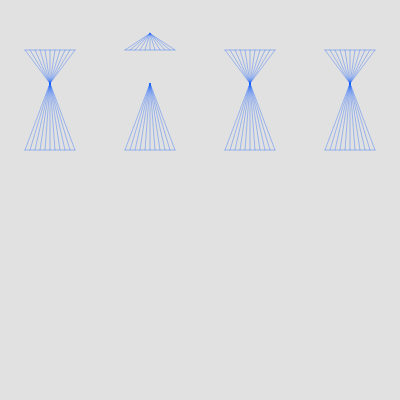
Frame 1 (no input)
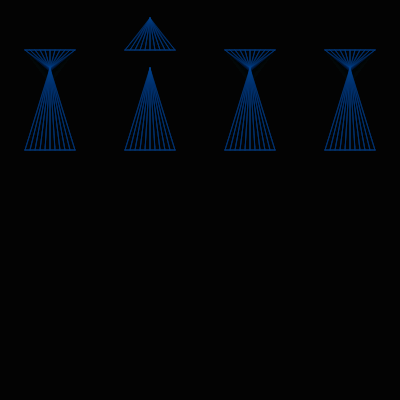
Frame 60 (no input)
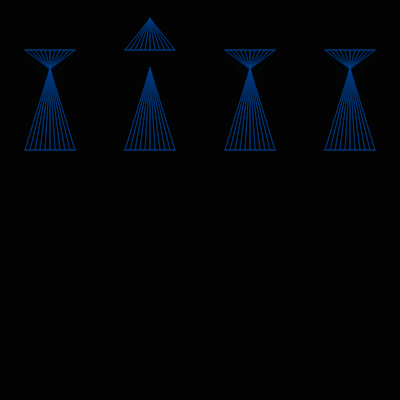
Frame 120 (the mouse pressed at the canvas centre since frame 60)

The p5.js sketch that drew these frames (run headless with seeded random() and noise() and a simulated clock; from frame 60 on, the mouse is pressed at the canvas centre):

// p5.js sketch
// ── sketch.js
function setup() {
  createCanvas(400, 400);
}

function draw() {
  background(0, 30);
  stroke(120, 120, 120, 80);
  noFill();
  // var noiseY = noise(.01 * frameCount) * 400;
  // var x1coord = map(noiseX, 0, 400, 50, 150);
  // var y1coord = map(noiseY, 0, 400, 0, 200);
  // stroke(noiseX, noiseY);
  var noiseY = noise(.01 * frameCount) * 400;
  var y1coord = map(noiseY,0,400,50,100);
  var y2coord = map(noiseY, 0,400,0,50);

  stroke(0,y1coord,noiseY,y1coord);
	line (25,50,75,50);
  for (let i = 25; i<=75; i+=5) {
    line(i,50,50,y1coord);
  }
  // var noiseY2 = noise(.02 * frameCount) * 400;
  // var y2coord = map(noiseY2,0,400,100,150);
  line(125,50,175,50);
  for(let j = 125; j<=175; j+=5) {
    line(j,50,150,y2coord);
  }
  line(225,50,275,50);
  for(let k = 225; k<=275; k+=5) {
    line(k,50,250,y1coord);
  }

  line(325,50,375,50);
  for (let h = 325;h<=375; h+=5) {
    line(h, 50,350,y1coord);
  }

  line(25,150,75,150);
  for (let i = 25; i<=75; i+=5) {
    line(i,150,50,y1coord);
  }
  line(125,150,175,150);
  for(let j = 125; j<=175; j+=5) {
    line(j,150,150,y1coord);
  }
  line(225,150,275,150);
  for(let k = 225; k<=275; k+=5) {
    line(k,150,250,y1coord);
  }
  line(325,150,375,150);
  for (let h = 325;h<=375; h+=5) {
    line(h, 150,350,y1coord);
  }

  // var y2coord = map(noiseY, 0,400,250,350);
  //
  // line(25,250,75,250);
  // for (let i = 25; i<=75; i+=5) {
  //   line(i,250,50,y2coord);
  // }
  // line(125,250,175,250);
  // for(let j = 125; j<=175; j+=5) {
  //   line(j,250,150,y2coord);
  // }
  // line(225,250,275,250);
  // for(let k = 225; k<=275; k+=5) {
  //   line(k,250,250,y2coord);
  // }
  // line(325,250,375,250);
  // for (let h = 325;h<=375; h+=5) {
  //   line(h, 250,350,y2coord);
  // }
  // line(25,350,75,350);
  // for (let i = 25; i<=75; i+=5) {
  //   line(i,350,50,y2coord);
  // }
  // line(125,350,175,350);
  // for(let j = 125; j<=175; j+=5) {
  //   line(j,350,150,y2coord);
  // }
  // line(225,350,275,350);
  // for(let k = 225; k<=275; k+=5) {
  //   line(k,350,250,y2coord);
  // }
  // line(325,350,375,350);
  // for (let h = 325;h<=375; h+=5) {
  //   line(h, 350,350,y2coord);
  // }
  //
  // var y3coord = map(noiseY, 0,400,150,250);
  // line(25,150,75,150);
  // for (let i = 25; i<=75; i+=5) {
  //   line(i,150,50,y3coord);
  // }
  // line(125,150,175,150);
  // for(let j = 125; j<=175; j+=5) {
  //   line(j,150,150,y3coord);
  // }
  // line(225,150,275,150);
  // for(let k = 225; k<=275; k+=5) {
  //   line(k,150,250,y3coord);
  // }
  // line(325,150,375,150);
  // for (let h = 325;h<=375; h+=5) {
  //   line(h, 150,350,y3coord);
  // }
  // line(25,250,75,250);
  // for (let i = 25; i<=75; i+=5) {
  //   line(i,250,50,y3coord);
  // }
  // line(125,250,175,250);
  // for(let j = 125; j<=175; j+=5) {
  //   line(j,250,150,y3coord);
  // }
  // line(225,250,275,250);
  // for(let k = 225; k<=275; k+=5) {
  //   line(k,250,250,y3coord);
  // }
  // line(325,250,375,250);
  // for (let h = 325;h<=375; h+=5) {
  //   line(h, 250,350,y3coord);
  // }

}
//   line(50, 100, 150, 100);

//   for (let x = 50; x <= 150; x += 5) {
//     line(x, 100, x1coord, y1coord);
//   }

//   var noiseX2 = noise(.02 * frameCount) * 400;
//   var noiseY2 = noise(.02 * frameCount) * 400;
//   var x2coord = map(noiseX2, 0, 400, 250, 350);
//   var y2coord = map(noiseY2, 0, 400, 0, 200);
//   // stroke(noiseX2, noiseY2);
//   stroke(0, noiseX2, 0, noiseY2);
//   line(350, 100, 250, 100);

//   for (let x = 250; x <= 350; x += 5) {
//     line(x, 100, x2coord, y2coord);
//   }

//   var noiseX3 = noise(.03 * frameCount) * 400;
//   var noiseY3 = noise(.03 * frameCount) * 400;
//   var x3coord = map(noiseX3, 0, 400, 250, 350);
//   var y3coord = map(noiseY3, 0, 400, 200, 400);
//   // stroke(noiseX3, noiseY3);
//   stroke(0, noiseX3, 0, noiseY3);
//   line(350, 300, 250, 300);

//   for (let x = 250; x <= 350; x += 5) {
//     line(x, 300, x3coord, y3coord);
//   }

//   var noiseX4 = noise(.04 * frameCount) * 400;
//   var noiseY4 = noise(.04 * frameCount) * 400;

//   var x4coord = map(noiseX4, 0, 400, 50, 150);
//   var y4coord = map(noiseY4, 0, 400, 200, 400);

//   // stroke(noiseX4, noiseY4);
//   stroke(0, noiseX4, 0, noiseY4);
//   line(50, 300, 150, 300);

//   for (let x = 50; x <= 150; x += 5) {
//     line(x, 300, x4coord, y4coord);
//   }


//   // line(100,height/2,300,height/2);

//   // for(let x = 100; x<=300; x+=20) {
//   // // for (let y = height; 0 <= y; y-= 20) {
//   // line(x,height/2,noiseX, noiseY);
//   // }
// }

// //}
